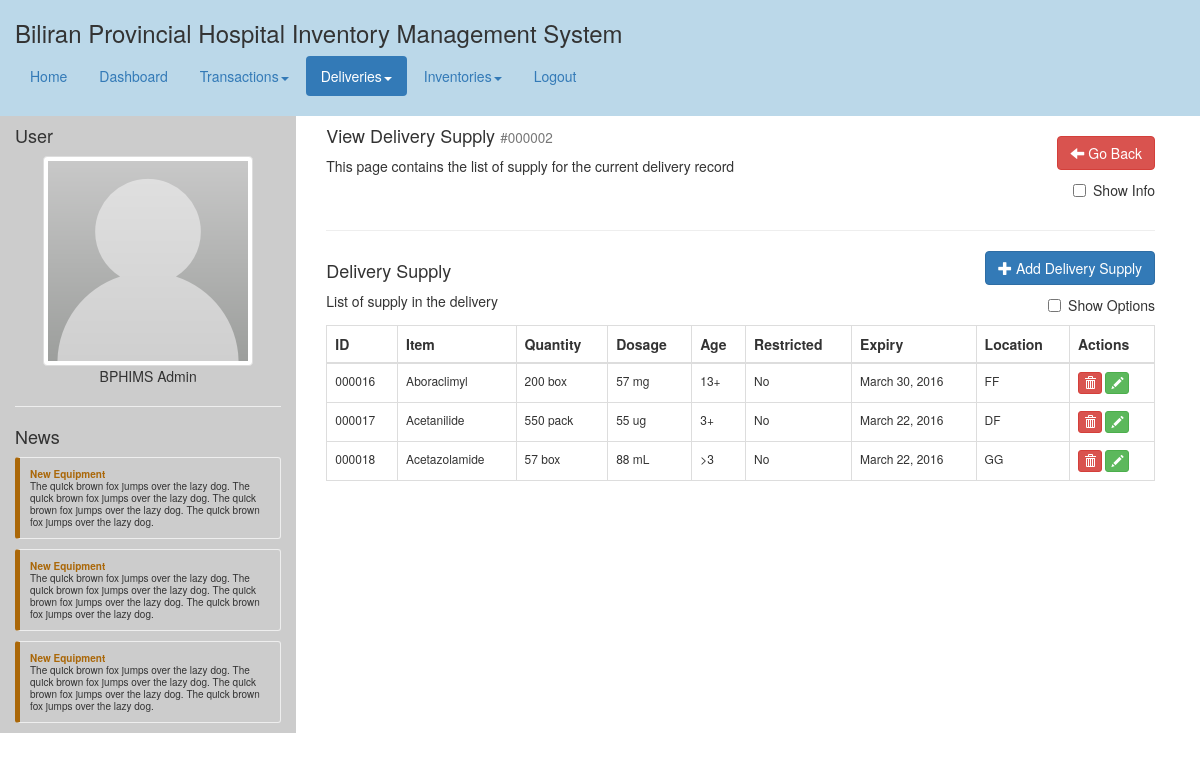
Screenshot of /deliveries_supply.php?delivery_id=2 with the database file from the repository.
### tables this page shows
CREATE TABLE `delivery_supply` (
  `delivery_supply_id` int(10) UNSIGNED NOT NULL,
  `delivery_id` int(11) NOT NULL,
  `item_id` int(11) NOT NULL,
  `batch_code` varchar(255) NOT NULL,
  `dispense` int(11) NOT NULL DEFAULT '0',
  `quantity` int(11) NOT NULL,
  `unit_id` int(11) NOT NULL,
  `dosage` int(11) NOT NULL,
  `dosage_unit_id` int(11) NOT NULL,
  `age` varchar(255) NOT NULL,
  `brand` varchar(255) NOT NULL,
  `is_restricted` tinyint(1) NOT NULL DEFAULT '0',
  `expiry` timestamp NOT NULL DEFAULT CURRENT_TIMESTAMP ON UPDATE CURRENT_TIMESTAMP,
  `location` varchar(255) NOT NULL,
  `is_deleted` tinyint(1) NOT NULL DEFAULT '0'
);

CREATE TABLE `item` (
  `item_id` int(10) UNSIGNED NOT NULL,
  `category_id` int(11) NOT NULL,
  `name` varchar(255) NOT NULL,
  `code` varchar(255) NOT NULL,
  `description` text NOT NULL,
  `critical_level` int(11) NOT NULL,
  `created` timestamp NOT NULL DEFAULT CURRENT_TIMESTAMP,
  `updated` timestamp NOT NULL DEFAULT CURRENT_TIMESTAMP ON UPDATE CURRENT_TIMESTAMP,
  `is_deleted` tinyint(1) NOT NULL DEFAULT '0'
);

CREATE TABLE `unit` (
  `unit_id` int(10) UNSIGNED NOT NULL,
  `unit` varchar(255) NOT NULL,
  `name` varchar(255) NOT NULL,
  `description` text NOT NULL
);

### php/helper.php (called while the page is built, shortened)
<?php
class Helper {
	public static function getListFromResultQuery($result) {
		$lists = array();
		while($d = mysql_fetch_assoc($result)){
			array_push($lists,$d);
		}
		return $lists;
	}
	public static function formatDate($date) {
		return date('F j, Y',strtotime($date));
	}
	public static function formatID($id) {
		return str_pad($id, 6, '0', STR_PAD_LEFT);
	}
}
?>

### php/bphims_api.php (called while the page is built, shortened)
<?php
class BPHIMS {
	public static function getDeliverySupply($id) {
		$db = Helper::openDB();
		$sql = "
			SELECT
				ds.*,
				i.name AS item_name,
				u.unit,
				d.unit AS dosage_unit
			FROM
				`delivery_supply` ds
			LEFT JOIN `item` i ON i.item_id=ds.item_id
			LEFT JOIN `unit` u ON u.unit_id=ds.unit_id
			LEFT JOIN `unit` d ON d.unit_id=ds.dosage_unit_id
			WHERE
				ds.delivery_id=".$id." AND
				ds.is_deleted=0
			";
		$query = mysql_query($sql,$db);
		$result = Helper::getListFromResultQuery($query);
		return $result;
	}
}
?>

### deliveries_supply.php (the view, shortened to what this page needs)
<?php
	include("header.php");
	$id = $_GET['delivery_id'];
	$supplyList = BPHIMS::getDeliverySupply($id);
?>
<div class="common-body">
	<div class="col-md-12">
		<div class="pull-left">
			<h4>View Delivery Supply <small>#<?php echo Helper::formatID($id); ?></small></h4>
			<p>This page contains the list of supply for the current delivery record</p>
		</div>
		<div class="pull-right">
			<br/>
			<a class="btn btn-danger" href="deliveries_update.php?delivery_id=<?php echo $id; ?>"><i class="glyphicon glyphicon-arrow-left"></i> Go Back</a>
			<br/>
			<div class="checkbox pull-right">
				<label><input type="checkbox" id="delivery-option" value="delivery_information"> Show Info</label>
			</div>
		</div>
		<div class="clearfix"></div>
		<hr/>
		<div class="pull-left">
			<h4>Delivery Supply</h4>
			<p>List of supply in the delivery</p>
		</div>
		<div class="pull-right">
			<a class="btn btn-primary" href="deliveries_supply_add.php?delivery_id=<?php echo $id; ?>"><i class="glyphicon glyphicon-plus"></i> Add Delivery Supply</a>
			<br/>
			<div class="checkbox pull-right">
				<label><input type="checkbox" id="delivery-supply-option" value="delivery-supply-information"> Show Options</label>
			</div>
		</div>
		<div class="clearfix"></div>
		<div id="delivery_supply">
				<table class="table-common table table-bordered">
				<thead>
					<th class="td1">ID</th>
					<th class="td2">Item</th>
					<th class="td5">Quantity</th>
					<th class="td6">Dosage</th>
					<th class="td7">Age</th>
					<th class="td9">Restricted</th>
					<th class="td10">Expiry</th>
					<th class="td11">Location</th>
					<th>Actions</th>
				</thead>
				<tbody>
					<?php
						foreach($supplyList as $supply) {
							$dataDeleteName = '#'.Helper::formatID($supply['delivery_supply_id']).' - '.$supply['item_name'];
							echo '
								<tr">
									<td class="td1">'.Helper::formatID($supply['delivery_supply_id']).'</td>
									<td class="td2">'.$supply['item_name'].'</td>
									<td class="td3 hidden">'.$supply['batch_code'].'</td>
									<td class="td4 hidden">'.$supply['dispense'].'</td>
									<td class="td5">'.$supply['quantity'].' '.$supply['unit'].'</td>
									<td class="td6">'.$supply['dosage'].' '.$supply['dosage_unit'].'</td>
									<td class="td7">'.$supply['age'].'</td>
									<td class="td8 hidden">'.$supply['brand'].'</td>
									<td class="td9">'.(($supply['is_restricted'])?"Yes":"No").'</td>
									<td class="td10">'.Helper::formatDate($supply['expiry']).'</td>
									<td class="td11">'.$supply['location'].'</td>
									<td>
										<button type="button" class="btn btn-xs btn-danger" data-toggle="modal" data-target="#modal-delete" data-delete-name="'.$dataDeleteName.'" data-delete-id="'.$supply['delivery_supply_id'].'"><i class="glyphicon glyphicon-trash"></i></button>
										<a class="btn btn-xs btn-success" href="deliveries_supply_update.php?delivery_supply_id='.$supply['delivery_supply_id'].'" data-toggle="tooltip" data-placement="top" title="View / Update"><i class="glyphicon glyphicon-pencil"></i></a>
									</td>
								</tr>
							';
						}
					?>
				</tbody>
			</table>
		</div>
	</div>
</div>
<?php
	include("footer.php");
?>

### rows the page displays
delivery_supply: delivery_supply_id "000016", item.name "Aboraclimyl", quantity "200", unit.unit "box", dosage "57", unit.unit "mg", age "13+", is_restricted "No", expiry "March 30, 2016", location "FF"
delivery_supply: delivery_supply_id "000017", item.name "Acetanilide", quantity "550", unit.unit "pack", dosage "55", unit.unit "ug", age "3+", is_restricted "No", expiry "March 22, 2016", location "DF"
delivery_supply: delivery_supply_id "000018", item.name "Acetazolamide", quantity "57", unit.unit "box", dosage "88", unit.unit "mL", age ">3", is_restricted "No", expiry "March 22, 2016", location "GG"

### other values shown
BPHIMS_APPLICATION_NAME "Biliran Provincial Hospital Inventory Management System"
Helper::formatID($id) "000002"
